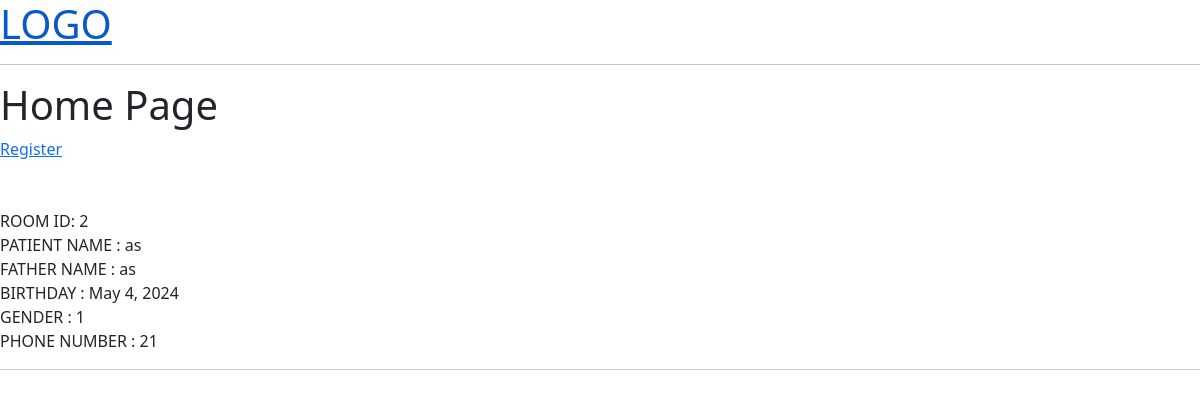
Before: / with the older database file.
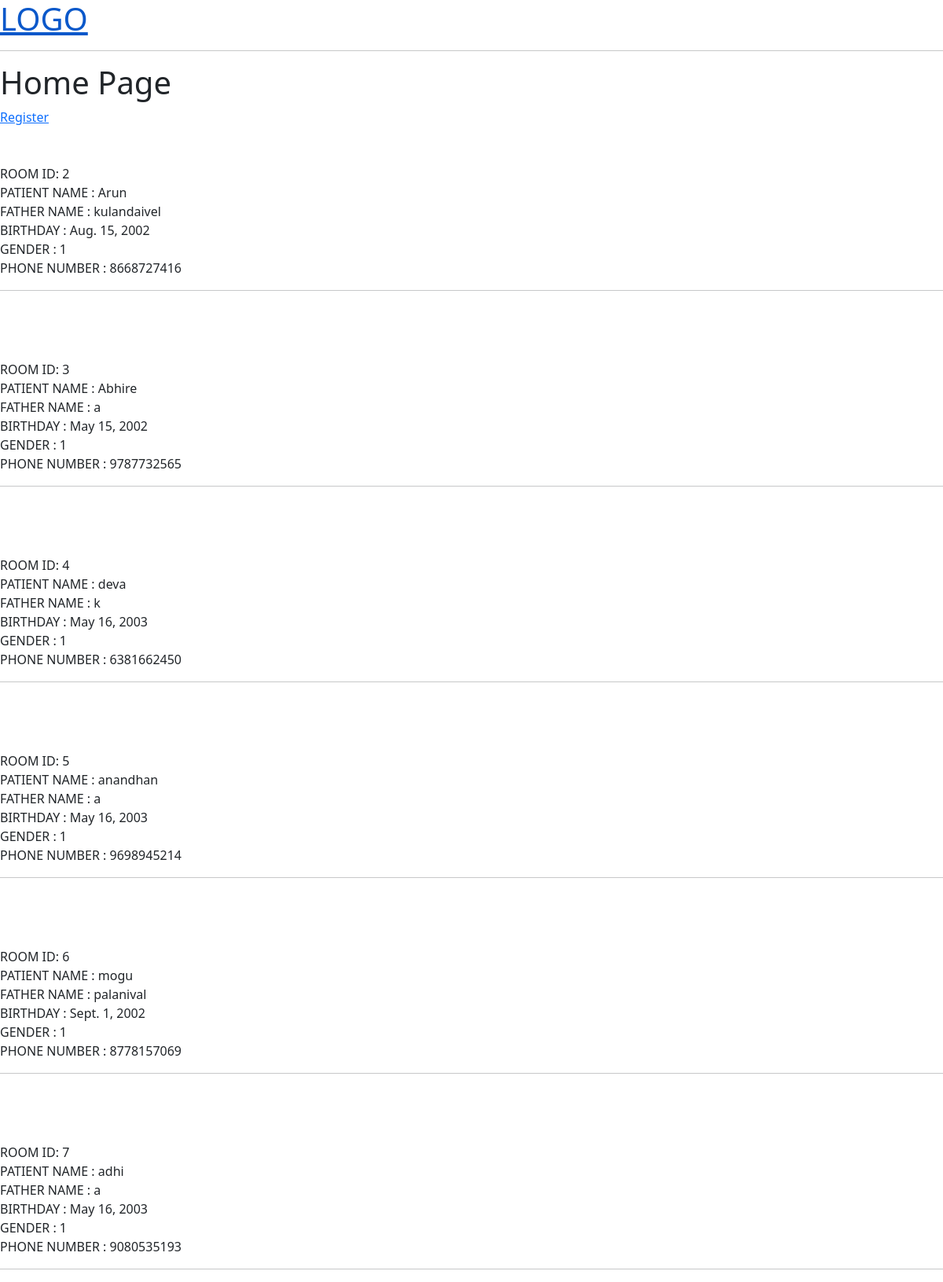
After: the same page with the newer database file.
### Usregandlog/models.py (models this page shows, shortened)
class Register(models.Model):
    name = models.CharField(max_length=50)
    Father_name = models.CharField(max_length=200)
    DOB = models.DateField()
    sex = models.CharField(max_length=6,choices=Sex)
    phone_num = models.CharField(max_length=10)
    finger_print = models.ImageField(max_length=10000)
    created = models.DateTimeField(auto_now_add=True) # snap when it was created

### Usregandlog/views.py (the view)
# urls.py: path('', views.home, name = "home"),
def home(request):
    rooms = Register.objects.all()
    context = {'rooms' : rooms}
    return render(request, 'Usregandlog/home.html', context)

### Usregandlog/templates/Usregandlog/home.html
{% extends 'main.html' %} {% block content %}
<h1>Home Page</h1>
<div>
    <div>
        <a href="{% url 'create-room' %}">Register</a> {%for room in rooms%}<br><br><br>
        <div>
            <p style="border: 1px solid block;">ROOM ID: <span style="text-decoration: wavye;">{{room.id}}</span><br> PATIENT NAME : <span style="text-decoration: wavye;">{{room.name}}</span> <br> FATHER NAME : <span style="text-decoration: wavye;">{{room.Father_name}}</span> <br> BIRTHDAY
                : <span style="text-decoration: wavye;">{{room.DOB}}</span> <br> GENDER : <span style="text-decoration: wavye;">{{room.sex}}</span> <br> PHONE NUMBER : <span style="text-decoration: wavye;">{{room.phone_num}}</span></p>
        </div>
        <hr> {% endfor %}
    </div>
</div>
{%endblock%}

### templates/main.html (shortened to what this page needs)
<!DOCTYPE html>
<html>
<head>
    <link href="https://cdn.jsdelivr.net/npm/bootstrap@5.3.0-alpha3/dist/css/bootstrap.min.css" rel="stylesheet">
</head>
<body>
    {% include 'navbar.html' %} {% block content %} {% endblock %}
</body>
</html>

### templates/navbar.html
<a href="/">
    <h1>LOGO</h1>
</a>
<hr>

Changed rows visible on the page:
changed Register id 2: name "as" → "Arun"; Father_name "as" → "kulandaivel"; DOB "May 4, 2024" → "Aug. 15, 2002"; phone_num "21" → "8668727416"
added Register: id "3", name "Abhire", Father_name "a", DOB "May 15, 2002", sex "1", phone_num "9787732565"
added Register: id "4", name "deva", Father_name "k", DOB "May 16, 2003", sex "1", phone_num "6381662450"
added Register: id "5", name "anandhan", Father_name "a", DOB "May 16, 2003", sex "1", phone_num "9698945214"
added Register: id "6", name "mogu", Father_name "palanival", DOB "Sept. 1, 2002", sex "1", phone_num "8778157069"
added Register: id "7", name "adhi", Father_name "a", DOB "May 16, 2003", sex "1", phone_num "9080535193"
